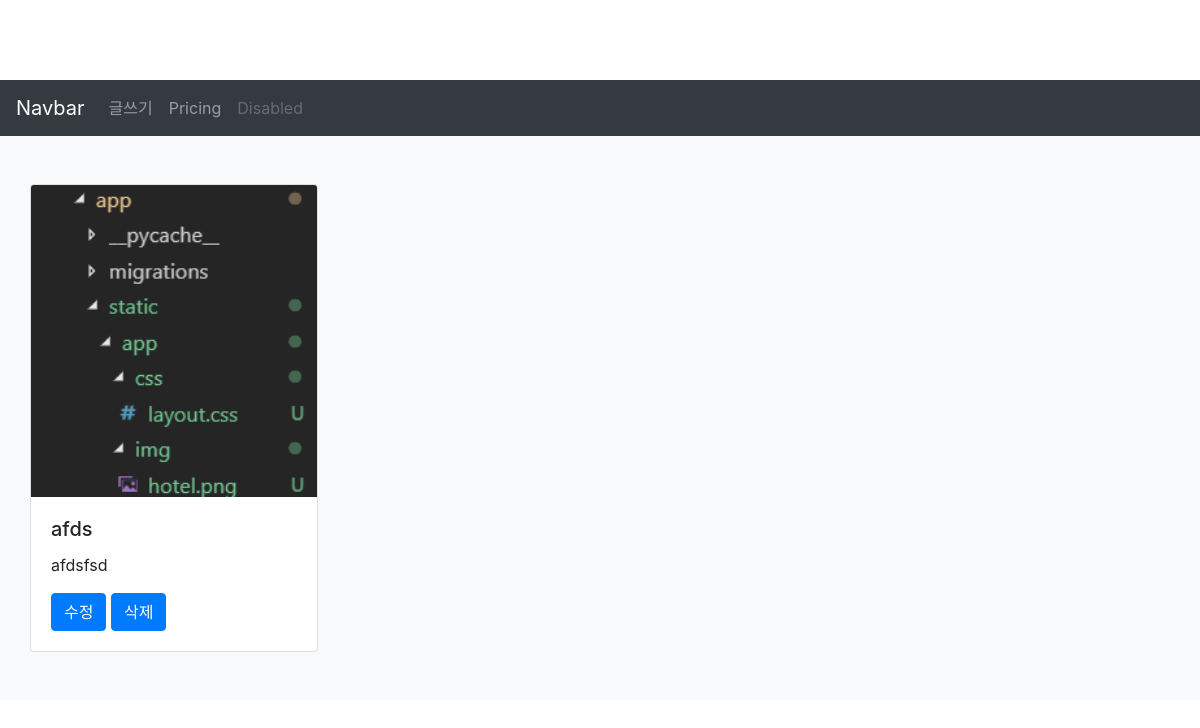
The page / on the database its author committed.
### media_app/models.py (models this page shows, shortened)
class Media(models.Model):
    title = models.CharField(max_length=255)
    image = models.ImageField(upload_to='images/')
    description = models.CharField(max_length=500)

### media_app/views.py (the view)
# urls.py: path('',media_app.views.index,name="index"),
def index(request):
    medias = Media.objects
    return render(request, 'media_app/index.html', {'medias': medias})

### media_app/templates/media_app/index.html
{%extends 'media_app/home.html'%}
{% load staticfiles %}
{% block content %}
    <div class="album py-5 bg-light">
        <div class="container">
            <div class="row">
                {% for media in medias.all %}
                    <div class="card" style="width: 18rem;">
                        <img class="card-img-top" src="{{ media.image.url }}" alt="Card image cap">
                        <div class="card-body">
                            <h5 class="card-title">{{ media.title }}</h5>
                            <p class="card-text">{{ media.description }}</p>
                            <a href="{%url 'media_app:edit' pk=media.pk %}" class="btn btn-primary">수정</a>
                            <a href="{%url 'media_app:remove' pk=media.pk %}" class="btn btn-primary">삭제</a>
                        </div>
                    </div>
                {% endfor %}
            </div>
        </div>
    </div>
{% endblock %}

### rows shown on the page
Media: image (picture), title "afds", description "afdsfsd"
